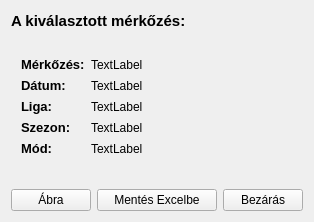
<?xml version="1.0" encoding="UTF-8"?>
<ui version="4.0">
 <class>Form</class>
 <widget class="QWidget" name="Form">
  <property name="geometry">
   <rect>
    <x>0</x>
    <y>0</y>
    <width>306</width>
    <height>222</height>
   </rect>
  </property>
  <property name="windowTitle">
   <string>Form</string>
  </property>
  <layout class="QVBoxLayout" name="verticalLayout">
   <item>
    <widget class="QLabel" name="label">
     <property name="maximumSize">
      <size>
       <width>16777215</width>
       <height>20</height>
      </size>
     </property>
     <property name="text">
      <string>&lt;html&gt;&lt;head/&gt;&lt;body&gt;&lt;p&gt;&lt;span style=&quot; font-size:11pt; font-weight:700;&quot;&gt;A kiválasztott mérkőzés:&lt;/span&gt;&lt;/p&gt;&lt;/body&gt;&lt;/html&gt;</string>
     </property>
    </widget>
   </item>
   <item>
    <layout class="QFormLayout" name="formLayout">
     <property name="labelAlignment">
      <set>Qt::AlignmentFlag::AlignLeading|Qt::AlignmentFlag::AlignLeft|Qt::AlignmentFlag::AlignVCenter</set>
     </property>
     <property name="leftMargin">
      <number>10</number>
     </property>
     <property name="topMargin">
      <number>20</number>
     </property>
     <item row="0" column="0">
      <widget class="QLabel" name="label_1">
       <property name="maximumSize">
        <size>
         <width>16777215</width>
         <height>20</height>
        </size>
       </property>
       <property name="text">
        <string>&lt;html&gt;&lt;head/&gt;&lt;body&gt;&lt;p&gt;&lt;span style=&quot; font-size:10pt; font-weight:700;&quot;&gt;Mérkőzés:&lt;/span&gt;&lt;/p&gt;&lt;/body&gt;&lt;/html&gt;</string>
       </property>
       <property name="margin">
        <number>0</number>
       </property>
      </widget>
     </item>
     <item row="0" column="1">
      <widget class="QLabel" name="matchLbl">
       <property name="text">
        <string>TextLabel</string>
       </property>
      </widget>
     </item>
     <item row="1" column="0">
      <widget class="QLabel" name="label_3">
       <property name="text">
        <string>&lt;html&gt;&lt;head/&gt;&lt;body&gt;&lt;p&gt;&lt;span style=&quot; font-size:10pt; font-weight:700;&quot;&gt;Dátum:&lt;/span&gt;&lt;/p&gt;&lt;/body&gt;&lt;/html&gt;</string>
       </property>
      </widget>
     </item>
     <item row="1" column="1">
      <widget class="QLabel" name="dateLbl">
       <property name="text">
        <string>TextLabel</string>
       </property>
      </widget>
     </item>
     <item row="2" column="0">
      <widget class="QLabel" name="label_5">
       <property name="text">
        <string>&lt;html&gt;&lt;head/&gt;&lt;body&gt;&lt;p&gt;&lt;span style=&quot; font-size:10pt; font-weight:700;&quot;&gt;Liga:&lt;/span&gt;&lt;/p&gt;&lt;/body&gt;&lt;/html&gt;</string>
       </property>
      </widget>
     </item>
     <item row="2" column="1">
      <widget class="QLabel" name="leagueLbl">
       <property name="text">
        <string>TextLabel</string>
       </property>
      </widget>
     </item>
     <item row="3" column="0">
      <widget class="QLabel" name="label_7">
       <property name="text">
        <string>&lt;html&gt;&lt;head/&gt;&lt;body&gt;&lt;p&gt;&lt;span style=&quot; font-size:10pt; font-weight:700;&quot;&gt;Szezon:&lt;/span&gt;&lt;/p&gt;&lt;/body&gt;&lt;/html&gt;</string>
       </property>
      </widget>
     </item>
     <item row="3" column="1">
      <widget class="QLabel" name="seasonLbl">
       <property name="text">
        <string>TextLabel</string>
       </property>
      </widget>
     </item>
     <item row="4" column="0">
      <widget class="QLabel" name="label_2">
       <property name="text">
        <string>&lt;html&gt;&lt;head/&gt;&lt;body&gt;&lt;p&gt;&lt;span style=&quot; font-size:10pt; font-weight:700;&quot;&gt;Mód:&lt;/span&gt;&lt;/p&gt;&lt;/body&gt;&lt;/html&gt;</string>
       </property>
      </widget>
     </item>
     <item row="4" column="1">
      <widget class="QLabel" name="modeLbl">
       <property name="text">
        <string>TextLabel</string>
       </property>
      </widget>
     </item>
    </layout>
   </item>
   <item>
    <layout class="QHBoxLayout" name="horizontalLayout">
     <property name="topMargin">
      <number>3</number>
     </property>
     <item>
      <widget class="QPushButton" name="plotBtn">
       <property name="text">
        <string>Ábra</string>
       </property>
      </widget>
     </item>
     <item>
      <widget class="QPushButton" name="excelBtn">
       <property name="minimumSize">
        <size>
         <width>120</width>
         <height>0</height>
        </size>
       </property>
       <property name="maximumSize">
        <size>
         <width>16777215</width>
         <height>16777215</height>
        </size>
       </property>
       <property name="text">
        <string>Mentés Excelbe</string>
       </property>
      </widget>
     </item>
     <item>
      <widget class="QPushButton" name="closeBtn">
       <property name="text">
        <string>Bezárás</string>
       </property>
      </widget>
     </item>
    </layout>
   </item>
  </layout>
 </widget>
 <resources/>
 <connections/>
</ui>
